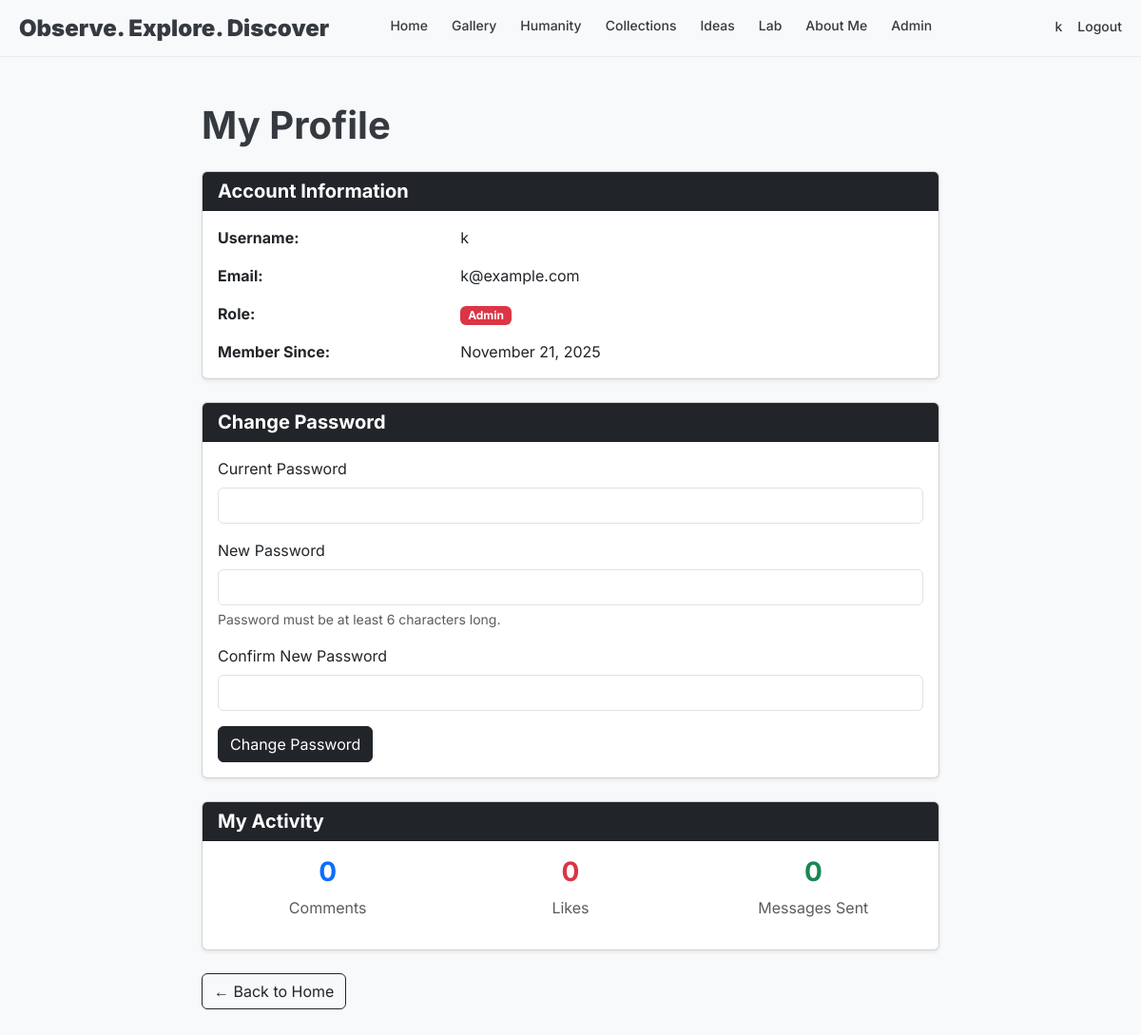
The app's page /profile (signed in) with its own data.
### mySite/app.py (models this page shows, shortened)
class User(UserMixin, db.Model):
    id = db.Column(db.Integer, primary_key=True)
    username = db.Column(db.String(80), unique=True, nullable=False)
    email = db.Column(db.String(120), unique=True, nullable=False)
    password_hash = db.Column(db.String(128), nullable=False)
    role = db.Column(db.String(20), default="reader")  # 'admin', 'member', or 'reader'
    created_at = db.Column(db.DateTime, default=datetime.utcnow)
    is_active = db.Column(db.Boolean, default=True)
    def is_admin(self):
        return self.role == "admin"
    def is_member(self):
        return self.role in ["admin", "member"]

### mySite/app.py (the view, shortened to what this page needs)
@app.route("/profile", methods=["GET", "POST"])
@login_required
def profile():
    return render_template("profile.html")

### mySite/app.py (called while the page is built)
@login_manager.user_loader
def load_user(user_id):
    return User.query.get(int(user_id))

### mySite/templates/profile.html (shortened to what this page needs)
{% extends "base.html" %}
{% block content %}
<div class="container mt-5 mb-5" style="max-width: 800px;">
    <h1 class="mb-4">My Profile</h1>
    <div class="card mb-4 shadow-sm">
        <div class="card-header bg-dark text-white">
            <h5 class="mb-0">Account Information</h5>
        </div>
        <div class="card-body">
            <div class="row mb-3">
                <div class="col-md-4"><strong>Username:</strong></div>
                <div class="col-md-8">{{ current_user.username }}</div>
            </div>
            <div class="row mb-3">
                <div class="col-md-4"><strong>Email:</strong></div>
                <div class="col-md-8">{{ current_user.email }}</div>
            </div>
            <div class="row mb-3">
                <div class="col-md-4"><strong>Role:</strong></div>
                <div class="col-md-8">
                    <span
                        class="badge bg-{{ 'danger' if current_user.role == 'admin' else 'primary' if current_user.role == 'member' else 'secondary' }}">
                        {{ current_user.role.title() }}
                    </span>
                </div>
            </div>
            <div class="row">
                <div class="col-md-4"><strong>Member Since:</strong></div>
                <div class="col-md-8">{{ current_user.created_at.strftime('%B %d, %Y') }}</div>
            </div>
        </div>
    </div>
    <div class="card shadow-sm">
        <div class="card-header bg-dark text-white">
            <h5 class="mb-0">Change Password</h5>
        </div>
        <div class="card-body">
            <form method="POST" action="{{ url_for('profile') }}">
                <div class="mb-3">
                    <label for="current_password" class="form-label">Current Password</label>
                    <input type="password" class="form-control" id="current_password" name="current_password" required>
                </div>
                <div class="mb-3">
                    <label for="new_password" class="form-label">New Password</label>
                    <input type="password" class="form-control" id="new_password" name="new_password" required
                        minlength="6">
                    <div class="form-text">Password must be at least 6 characters long.</div>
                </div>
                <div class="mb-3">
                    <label for="confirm_password" class="form-label">Confirm New Password</label>
                    <input type="password" class="form-control" id="confirm_password" name="confirm_password" required>
                </div>
                <button type="submit" class="btn btn-dark">Change Password</button>
            </form>
        </div>
    </div>
    {% if current_user.is_member() %}
    <div class="card mt-4 shadow-sm">
        <div class="card-header bg-dark text-white">
            <h5 class="mb-0">My Activity</h5>
        </div>
        <div class="card-body">
            <div class="row text-center">
                <div class="col-md-4 mb-3">
                    <h3 class="text-primary">{{ current_user.comments|length }}</h3>
                    <p class="text-muted mb-0">Comments</p>
                </div>
                <div class="col-md-4 mb-3">
                    <h3 class="text-danger">{{ current_user.likes|length }}</h3>
                    <p class="text-muted mb-0">Likes</p>
                </div>
                <div class="col-md-4 mb-3">
                    <h3 class="text-success">{{ current_user.messages|length }}</h3>
                    <p class="text-muted mb-0">Messages Sent</p>
                </div>
            </div>
        </div>
    </div>
    {% endif %}
    <div class="mt-4">
        <a href="{{ url_for('index') }}" class="btn btn-outline-dark">← Back to Home</a>
    </div>
</div>
{% endblock %}

### mySite/templates/base.html (shortened to what this page needs)
<!DOCTYPE html>
<html lang="en">
<head>
    <link href="https://cdn.jsdelivr.net/npm/bootstrap@5.3.3/dist/css/bootstrap.min.css" rel="stylesheet">
    <link href="{{ url_for('static', filename='css/style.css') }}" rel="stylesheet">
</head>
<body>
    <header class="site-header">
        <div class="header-container">
            <div class="logo">Observe. Explore. Discover</div>
            <div class="main-nav">
                <a href="{{ url_for('index') }}"
                    class="{% if request.endpoint == 'index' %}nav-active{% endif %}">Home</a>
                <a href="{{ url_for('gallery') }}"
                    class="{% if request.endpoint == 'gallery' %}nav-active{% endif %}">Gallery</a>
                <a href="{{ url_for('blog_index') }}"
                    class="{% if request.endpoint and ('blog' in request.endpoint or request.endpoint in ['post', 'create', 'edit']) %}nav-active{% endif %}">Humanity</a>
                <a href="{{ url_for('collections') }}"
                    class="{% if request.endpoint == 'collections' %}nav-active{% endif %}">Collections</a>
                <a href="{{ url_for('ideas') }}"
                    class="{% if request.endpoint == 'ideas' %}nav-active{% endif %}">Ideas</a>
                <a href="{{ url_for('lab') }}">Lab</a>
                <a href="{{ url_for('about') }}" class="{% if request.endpoint == 'about' %}nav-active{% endif %}">About
                    Me</a>
                {% if current_user.is_authenticated and current_user.is_admin() %}
                <a href="{{ url_for('admin_users') }}"
                    class="{% if 'admin' in request.endpoint %}nav-active{% endif %}">Admin</a>
                {% endif %}
            </div>
            <div class="nav-icons ms-4">
                {% if current_user.is_authenticated %}
                <a href="{{ url_for('profile') }}" class="ms-3"
                    style="color: #343a40; text-decoration: none; font-weight: 500; font-size: 14px; padding-bottom: 5px;">
                    {{ current_user.username }}
                </a>
                <a href="{{ url_for('logout') }}" class="ms-3"
                    style="color: #343a40; text-decoration: none; font-weight: 500; font-size: 14px; padding-bottom: 5px;">Logout</a>
                {% endif %}
            </div>
        </div>
    </header>
    {% block content %}{% endblock %}
</body>
</html>

### mySite/static/css/style.css (style rules this page uses)
body { font-family: 'Inter', sans-serif; background-color: #f8f9fa; color: #343a40; margin: 0; padding: 0; overflow-x: hidden; }
h1, h2, h3, h4, h5, h6 { font-weight: 700; }
a { text-decoration: none; color: inherit; transition: color 0.2s ease; }
.site-header { background-color: rgba(248, 249, 250, 0.95); backdrop-filter: blur(5px); border-bottom: 1px solid #e9ecef; padding: 0 20px; height: 60px; display: flex; align-items: center; justify-content: space-between; position: sticky; top: 0; z-index: 1000; width: 100%; }
.header-container { display: flex; justify-content: space-between; align-items: center; width: 100%; max-width: 1400px; margin: 0 auto; }
.logo { font-size: 24px; font-weight: 900; white-space: nowrap; flex-shrink: 0; }
.main-nav { display: flex; align-items: center; flex-wrap: nowrap; }
.main-nav a { color: #343a40; text-decoration: none; font-weight: 500; margin-right: 25px; font-size: 14px; white-space: nowrap; padding-bottom: 5px; border-bottom: 2px solid transparent; transition: border-color 0.2s ease; }
.nav-icons { display: flex; }

### records on screen
User: username "k", email "k@example.com", role "Admin", created_at "November 21, 2025"

### other values on screen
{{ current_user.comments|length }} "0"
{{ current_user.likes|length }} "0"
{{ current_user.messages|length }} "0"
